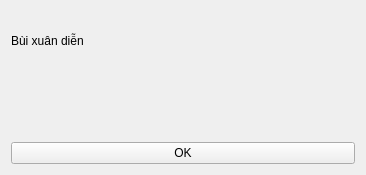
<?xml version="1.0" encoding="UTF-8"?>
<ui version="4.0">
 <class>about</class>
 <widget class="QWidget" name="about">
  <property name="geometry">
   <rect>
    <x>0</x>
    <y>0</y>
    <width>366</width>
    <height>175</height>
   </rect>
  </property>
  <property name="windowTitle">
   <string>Thông tin phần mềm</string>
  </property>
  <layout class="QVBoxLayout" name="verticalLayout">
   <item>
    <widget class="QLabel" name="label_2">
     <property name="text">
      <string>Bùi xuân diễn</string>
     </property>
    </widget>
   </item>
   <item>
    <widget class="QLabel" name="label">
     <property name="text">
      <string/>
     </property>
    </widget>
   </item>
   <item>
    <widget class="QPushButton" name="pushButton">
     <property name="text">
      <string>OK</string>
     </property>
    </widget>
   </item>
  </layout>
 </widget>
 <resources/>
 <connections/>
</ui>
